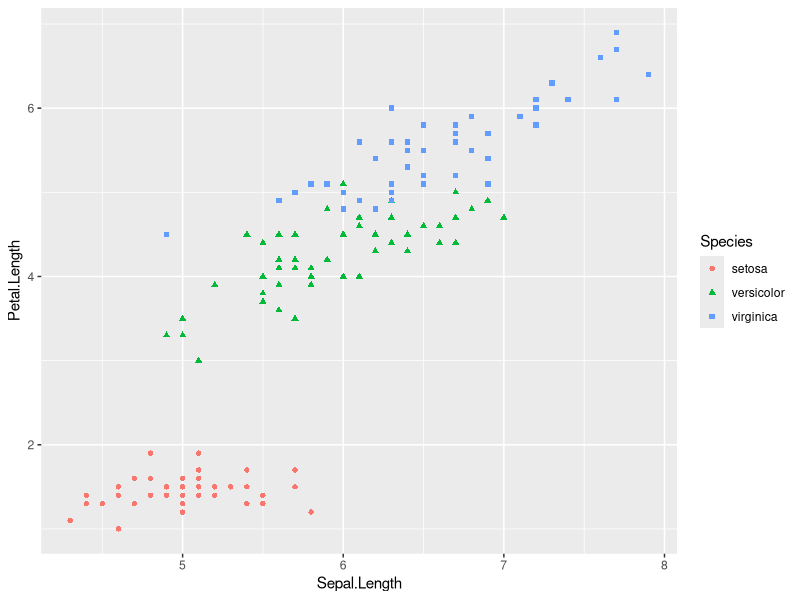
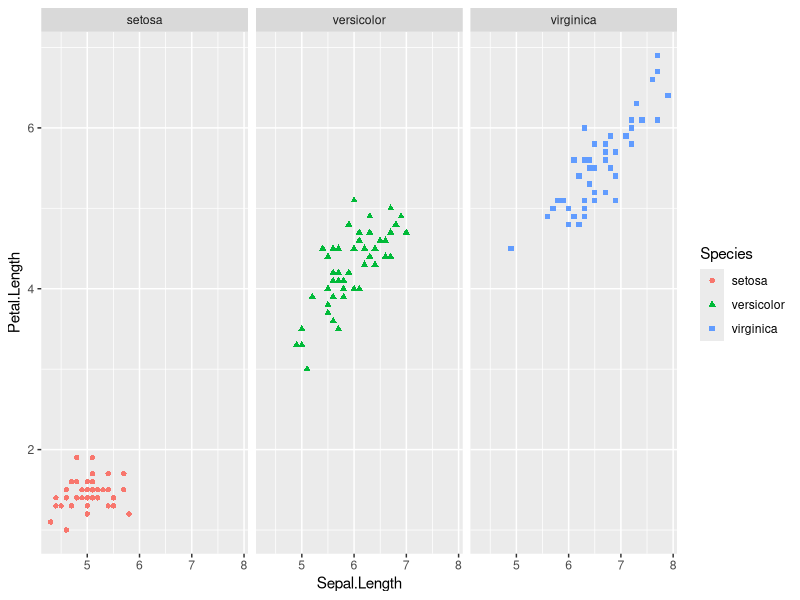
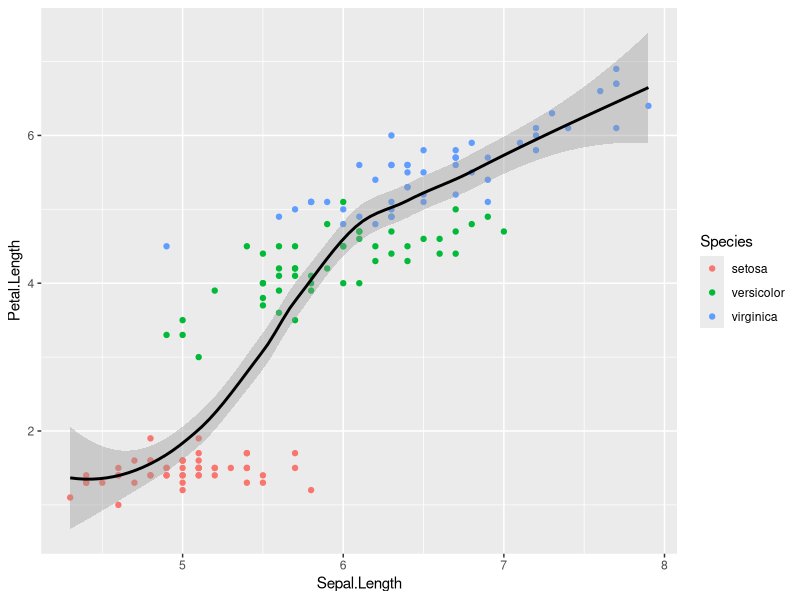

The R script that drew these images, in order:
library(tidyverse)


iris %>% head()

iris %>%
  ggplot(
    aes(
      x=Sepal.Length,
      y=Petal.Length,
      color=Species,
      shape = Species
    )
  ) + geom_point()


iris %>%
  ggplot(
    aes(
      x=Sepal.Length,
      y=Petal.Length,
      color=Species,
      shape = Species
    )
  ) + geom_point() +
  facet_grid(~Species)

iris %>%
  ggplot(
    aes(
      x=Sepal.Length,
      y=Petal.Length,
      color=Species,
    )
  ) + geom_point() +
  geom_smooth(color = "black")
